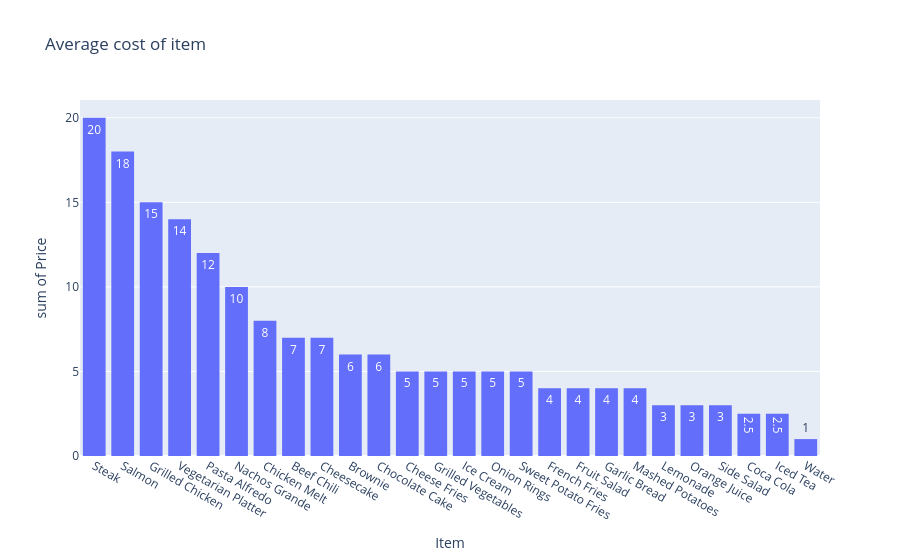

The notebook cell this image was saved under:
### Markdown cell above
8.Average item price

### Code cell
avg=df.groupby('Item')['Price'].mean().reset_index()
px.histogram(avg,x='Item',y='Price',title='Average cost of item',text_auto=True).update_xaxes(categoryorder='total descending')

### Figure 1 — Plotly figure (JSON) as saved in the notebook; plotly's stock layout.template omitted (floating-point values rounded to 4 significant figures)
{"data": [{"bingroup": "x", "histfunc": "sum", "hovertemplate": "Item=%{x}<br>sum of Price=%{y}<extra></extra>", "legendgroup": "", "marker": {"color": "#636efa", "pattern": {"shape": ""}}, "name": "", "orientation": "v", "showlegend": false, "texttemplate": "%{value}", "type": "histogram", "x": ["Beef Chili", "Brownie", "Cheese Fries", "Cheesecake", "Chicken Melt", "Chocolate Cake", "Coca Cola", "French Fries", "Fruit Salad", "Garlic Bread", "Grilled Chicken", "Grilled Vegetables", "Ice Cream", "Iced Tea", "Lemonade", "Mashed Potatoes", "Nachos Grande", "Onion Rings", "Orange Juice", "Pasta Alfredo", "Salmon", "Side Salad", "Steak", "Sweet Potato Fries", "Vegetarian Platter", "Water"], "xaxis": "x", "y": [7.0, 6.0, 5.0, 7.0, 8.0, 6.0, 2.5, 4.0, 4.0, 4.0, 15.0, 5.0, 5.0, 2.5, 3.0, 4.0, 10.0, 5.0, 3.0, 12.0, 18.0, 3.0, 20.0, 5.0, 14.0, 1.0], "yaxis": "y"}], "layout": {"barmode": "relative", "legend": {"tracegroupgap": 0}, "title": {"text": "Average cost of item"}, "xaxis": {"anchor": "y", "categoryorder": "total descending", "domain": [0, 1], "title": {"text": "Item"}}, "yaxis": {"anchor": "x", "domain": [0, 1], "title": {"text": "sum of Price"}}}}
